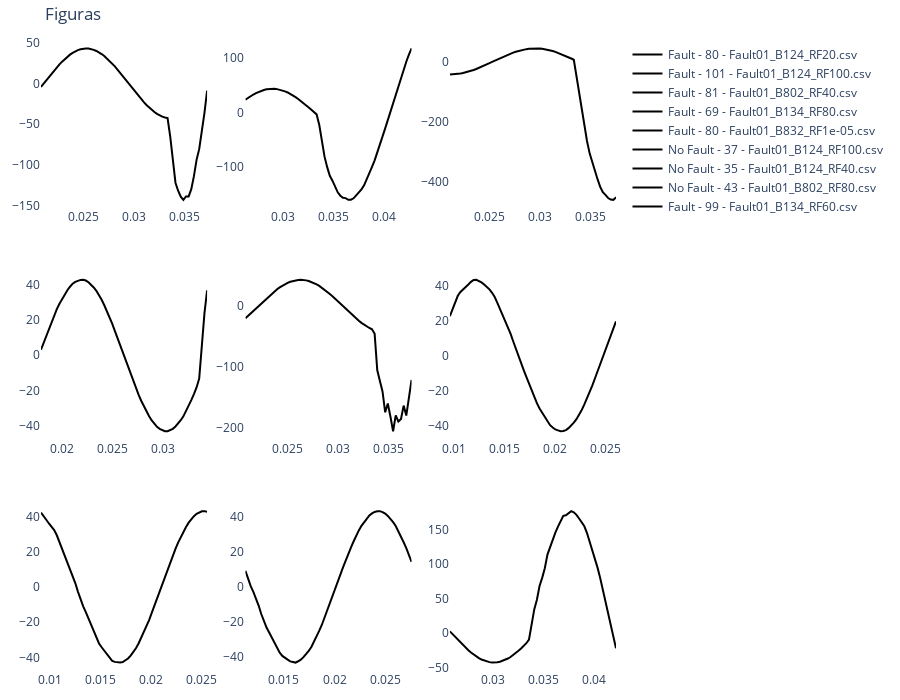

The cell this chart's notebook holds for it:
### Markdown cell above
##### 6.2. Plotly Plot

### Code cell
from plotly.subplots import make_subplots
import plotly.graph_objects as go

fs = 3840
dataset_plot = Form1Dataset(
    dataset_dir, max_window_idx=max_window_idx, signal_name=signal_name, test=True
)
plot_dataloader = DataLoader(dataset_plot, batch_size=train_batch_size, shuffle=True)

dataiter = iter(plot_dataloader)
signal_windows, t_windows, labels, csv_name, index, window_idx = next(dataiter)
print(len(csv_name))
print(window_idx.shape)
print(labels.shape)
print(x.type())
print(labels.type())
x = model(signal_windows[0:9].to(device))
x = x.detach()

# Crear Matriz de confusión
df = confussion_matrix(x, labels[0:9])
print(type(df))
print(df)

# figure = plt.figure(figsize=(10, 10))
cols, rows = 3, 3
fig = make_subplots(rows=rows, cols=cols)

label_to_text = {
    "0": "No Fault",
    "1": "Fault",
}

for i in range(0, cols * rows):

    col = i % cols
    row = i // cols
    label = label_to_text[str(int(labels[i, 0].item()))]
    win_idx = str(window_idx[i].item())
    fig.add_trace(
        go.Scatter(
            name=f"{label} - {win_idx} - {csv_name[i]}",
            x=t_windows[i, :],
            y=signal_windows[i, :, 0],
            marker_color="black",
        ),
        row=row + 1,
        col=col + 1,
    )

fig.update_layout(
    height=700,
    width=900,
    title_text="Figuras",
    margin={"b": 20, "t": 40, "l": 20, "r": 30},
    plot_bgcolor="rgba(0,0,0,0)",
    # paper_bgcolor="whitesmoke",
)
fig.show()
